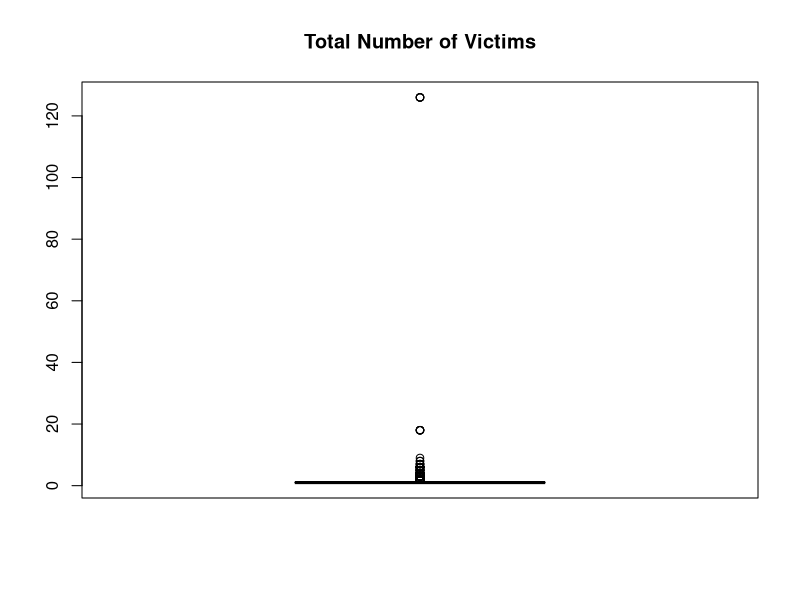
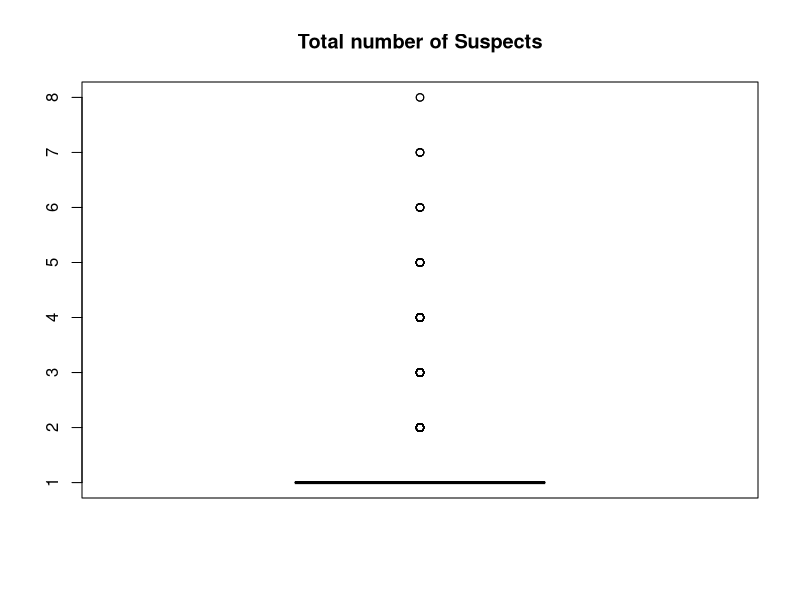
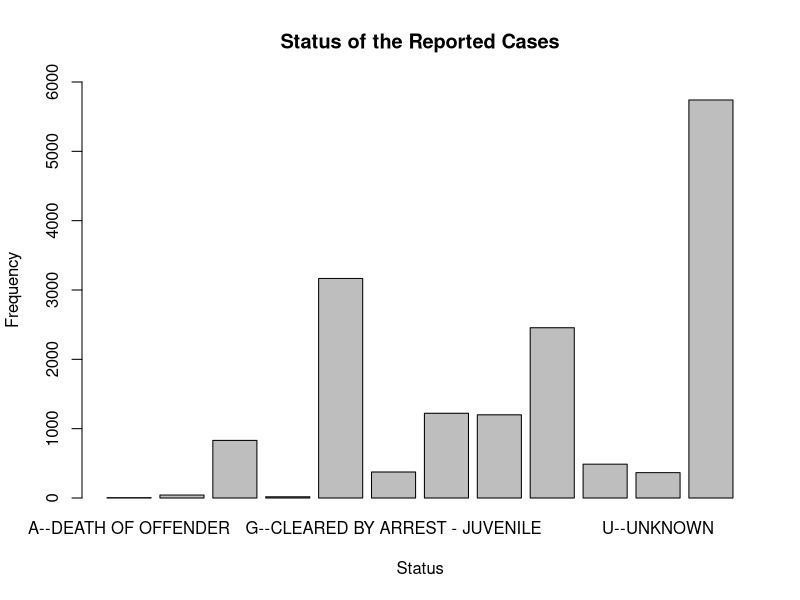
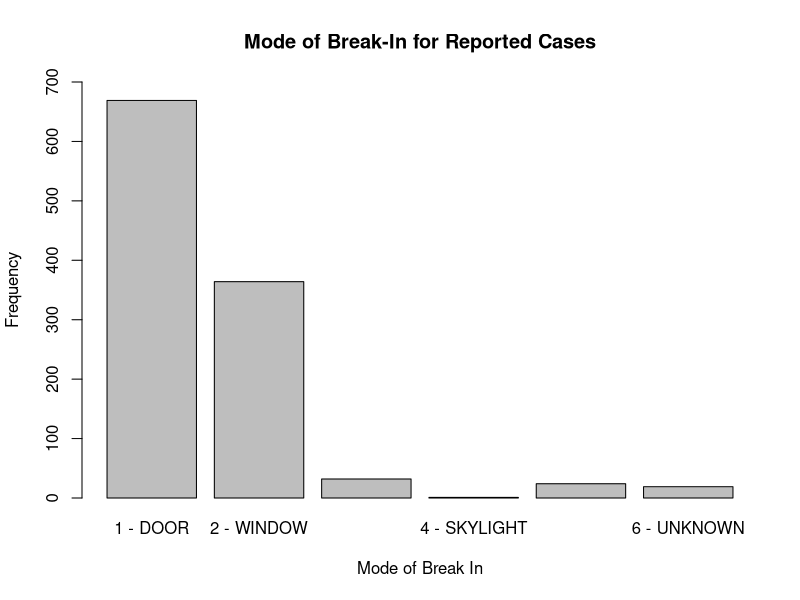
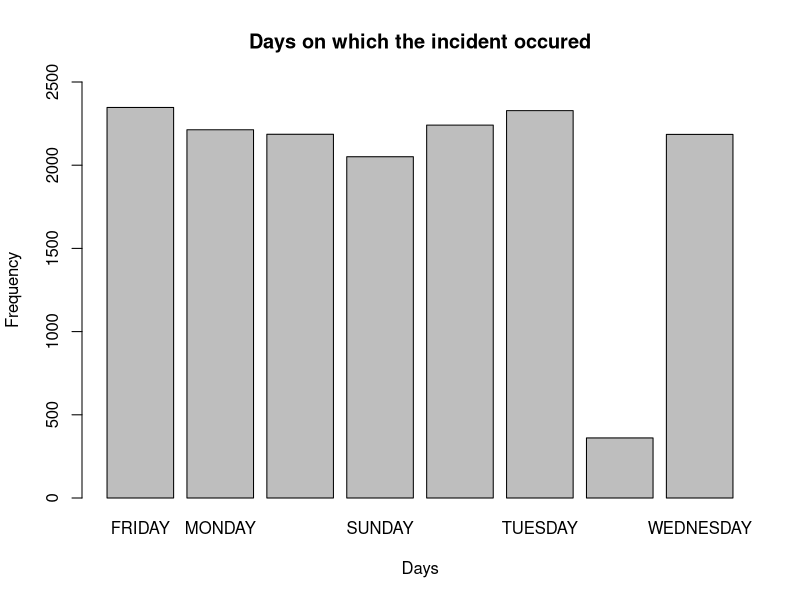
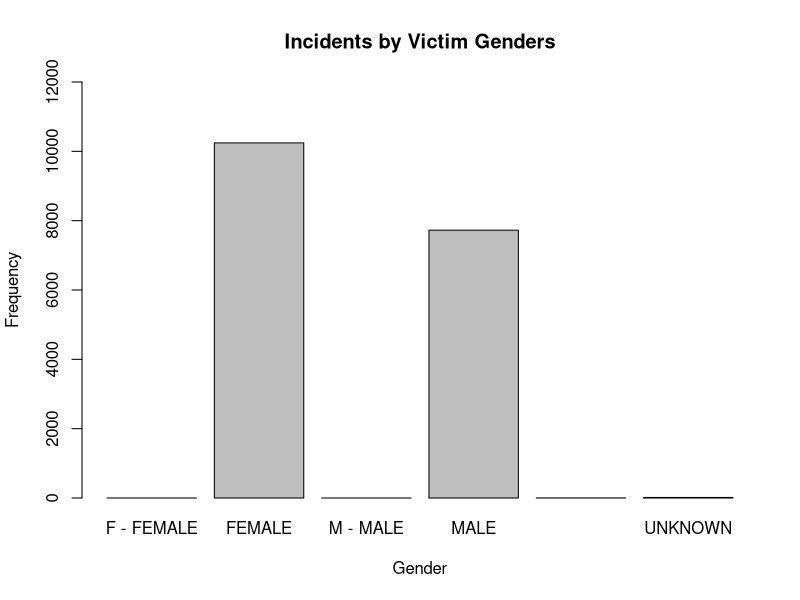
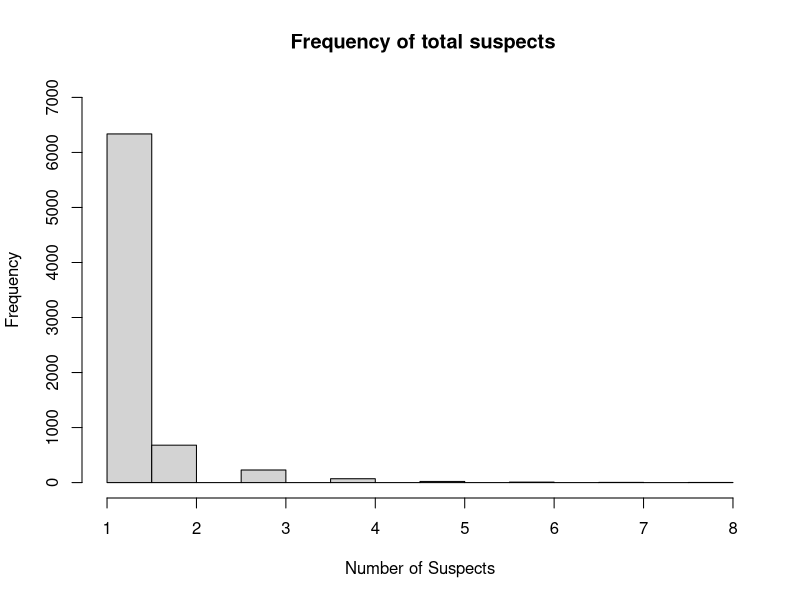
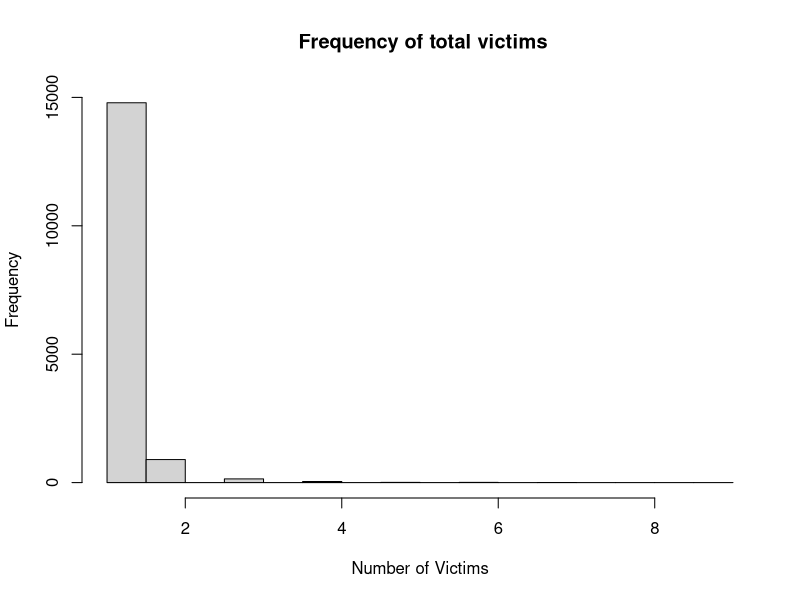

These figures' R source, in order:
# Acquainting yourself with the data --------------------------------------

# Set the working directory
setwd("D:/College/Courses/Data Wrangling/Week 1")


# Import the data ---------------------------------------------------------
crime_data <- read.csv("week1_cincy_crimes.csv", header = TRUE, stringsAsFactors = FALSE)

# Display the first ten rows
head(crime_data, n = 10)

# Examine the structure
str(crime_data)


# Change the names of columns in the dataset
names(crime_data) <- c("instance_id","status","mode_of_break_in","day_of_week",
                       "victim_gender","total_number_victims","total_suspects")

# Verifying if names are assigned correctly
names(crime_data)

# Missing values per column
colSums(is.na(crime_data))


# Cleaning the data -------------------------------------------------------

# Unique observations in the data frame
crime_data_clean <- unique(crime_data)

# Unique values in each column
unique(crime_data_clean$status)
unique(crime_data_clean$mode_of_break_in)
unique(crime_data_clean$day_of_week)
unique(crime_data_clean$victim_gender)
unique(crime_data_clean$total_number_victims)
unique(crime_data_clean$total_suspects)

# Recoding the values for status column
crime_data_clean$status[is.na(crime_data_clean$status)] <- "U--UNKNOWN"

# QA Check
unique(crime_data_clean$status)

# Recoding the values for mode_of_break_in column
crime_data_clean$mode_of_break_in[crime_data_clean$mode_of_break_in == "??"] <- NA

# QA Check
unique(crime_data_clean$mode_of_break_in)

# Recoding the values for day_of_week
crime_data_clean$day_of_week[is.na(crime_data_clean$day_of_week)] <- "UNKNOWN"

# QA Check
unique(crime_data_clean$day_of_week)


# Recoding the values of the victim_gender variable
crime_data_clean$victim_gender[crime_data_clean$victim_gender == "F - FEMALE"] <- "FEMALE"
crime_data_clean$victim_gender[crime_data_clean$victim_gender == "M - MALE"] <- "MALE"
crime_data_clean$victim_gender[crime_data_clean$victim_gender == "NON-PERSON (BUSINESS"] <- "BUSINESS"

# QA Check
unique(crime_data_clean$victim_gender)


# Identifying outliers/aberrant values
outlier_victim <- boxplot(crime_data_clean$total_number_victims, main = "Total Number of Victims")$out
unique(outlier_victim)

outlier_suspects <- boxplot(crime_data_clean$total_suspects, main = "Total number of Suspects")$out
unique(outlier_suspects)

# Frequency table
table(crime_data_clean$total_number_victims)
table(crime_data_clean$total_suspects)

# Summary Statistics
summary(crime_data_clean$total_number_victims)
summary(crime_data_clean$total_suspects)


# Exploratory Data Analysis -----------------------------------------------

# Filtering the unique status values for each instance id
crime_status_filter <- unique(crime_data_clean[c("instance_id","status")])

# Plot the Status variable
plot(factor(crime_status_filter$status), main = "Status of the Reported Cases", xlab = "Status", ylab="Frequency",
    ylim = c(0,6000))

# Filtering the unique mode of break in values for each instance id
crime_mode_filter <- unique(crime_data_clean[c("instance_id","mode_of_break_in")])

# Mode of break in
plot(factor(crime_mode_filter$mode_of_break_in), main = "Mode of Break-In for Reported Cases", 
     xlab = "Mode of Break In", ylab="Frequency", ylim = c(0,700))

# Filtering the unique days on which the incident occured for each instance id
crime_day_filter <- unique(crime_data_clean[c("instance_id","day_of_week")])
# Day of Week
plot(factor(crime_day_filter$day_of_week), main = "Days on which the incident occured", 
     xlab = "Days", ylab="Frequency", ylim = c(0,2500))

# Victim Gender
plot(factor(crime_data$victim_gender), main = "Incidents by Victim Genders", 
     xlab = "Gender", ylab="Frequency", ylim = c(0,12000))

# Filtering the total suspects for each instance id
crime_suspects_filter <- unique(crime_data[c("instance_id","total_suspects")])

# Total Suspects
hist(crime_suspects_filter$total_suspects, main = " Frequency of total suspects", xlab = "Number of Suspects",
     ylim = c(0,7000))

# Filtering the total victims for each instance id
crime_victim_filter <- unique(crime_data[c("instance_id","total_number_victims")])
# Total Victims

# Plotting total victims
with(subset(crime_victim_filter, total_number_victims < 10), 
     hist(total_number_victims, main = " Frequency of total victims", xlab = "Number of Victims",
                                                                      ylim = c(0,15000)))

